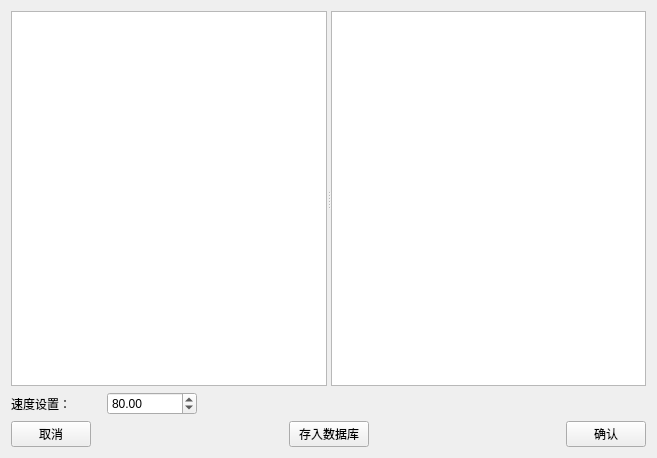
<?xml version="1.0" encoding="UTF-8"?>
<ui version="4.0">
 <class>SelectRouteWgt</class>
 <widget class="QWidget" name="SelectRouteWgt">
  <property name="geometry">
   <rect>
    <x>0</x>
    <y>0</y>
    <width>657</width>
    <height>458</height>
   </rect>
  </property>
  <property name="windowTitle">
   <string>SelectRouteWgt</string>
  </property>
  <layout class="QGridLayout" name="gridLayout">
   <item row="0" column="0">
    <layout class="QVBoxLayout" name="verticalLayout" stretch="10">
     <item>
      <widget class="QSplitter" name="splitter">
       <property name="orientation">
        <enum>Qt::Horizontal</enum>
       </property>
       <widget class="QTableWidget" name="tableWidget">
        <property name="showGrid">
         <bool>true</bool>
        </property>
        <attribute name="verticalHeaderVisible">
         <bool>false</bool>
        </attribute>
       </widget>
       <widget class="QListWidget" name="listWidget"/>
      </widget>
     </item>
    </layout>
   </item>
   <item row="1" column="0">
    <layout class="QHBoxLayout" name="horizontalLayout_speed" stretch="1,1,5">
     <item>
      <widget class="QLabel" name="label">
       <property name="text">
        <string>速度设置：</string>
       </property>
      </widget>
     </item>
     <item>
      <widget class="QDoubleSpinBox" name="doubleSpinBox">
       <property name="value">
        <double>80.000000000000000</double>
       </property>
      </widget>
     </item>
     <item>
      <spacer name="horizontalSpacer_3">
       <property name="orientation">
        <enum>Qt::Horizontal</enum>
       </property>
       <property name="sizeHint" stdset="0">
        <size>
         <width>40</width>
         <height>20</height>
        </size>
       </property>
      </spacer>
     </item>
    </layout>
   </item>
   <item row="2" column="0">
    <layout class="QHBoxLayout" name="horizontalLayout">
     <item>
      <widget class="QPushButton" name="pushButton_cancel">
       <property name="text">
        <string>取消</string>
       </property>
      </widget>
     </item>
     <item>
      <spacer name="horizontalSpacer_2">
       <property name="orientation">
        <enum>Qt::Horizontal</enum>
       </property>
       <property name="sizeHint" stdset="0">
        <size>
         <width>78</width>
         <height>20</height>
        </size>
       </property>
      </spacer>
     </item>
     <item>
      <widget class="QPushButton" name="pushButton_save">
       <property name="text">
        <string>存入数据库</string>
       </property>
      </widget>
     </item>
     <item>
      <spacer name="horizontalSpacer">
       <property name="orientation">
        <enum>Qt::Horizontal</enum>
       </property>
       <property name="sizeHint" stdset="0">
        <size>
         <width>68</width>
         <height>17</height>
        </size>
       </property>
      </spacer>
     </item>
     <item>
      <widget class="QPushButton" name="pushButton_ok">
       <property name="text">
        <string>确认</string>
       </property>
      </widget>
     </item>
    </layout>
   </item>
  </layout>
  <zorder></zorder>
  <zorder>label</zorder>
  <zorder>doubleSpinBox</zorder>
  <zorder>label</zorder>
 </widget>
 <layoutdefault spacing="6" margin="11"/>
 <resources/>
 <connections/>
</ui>
